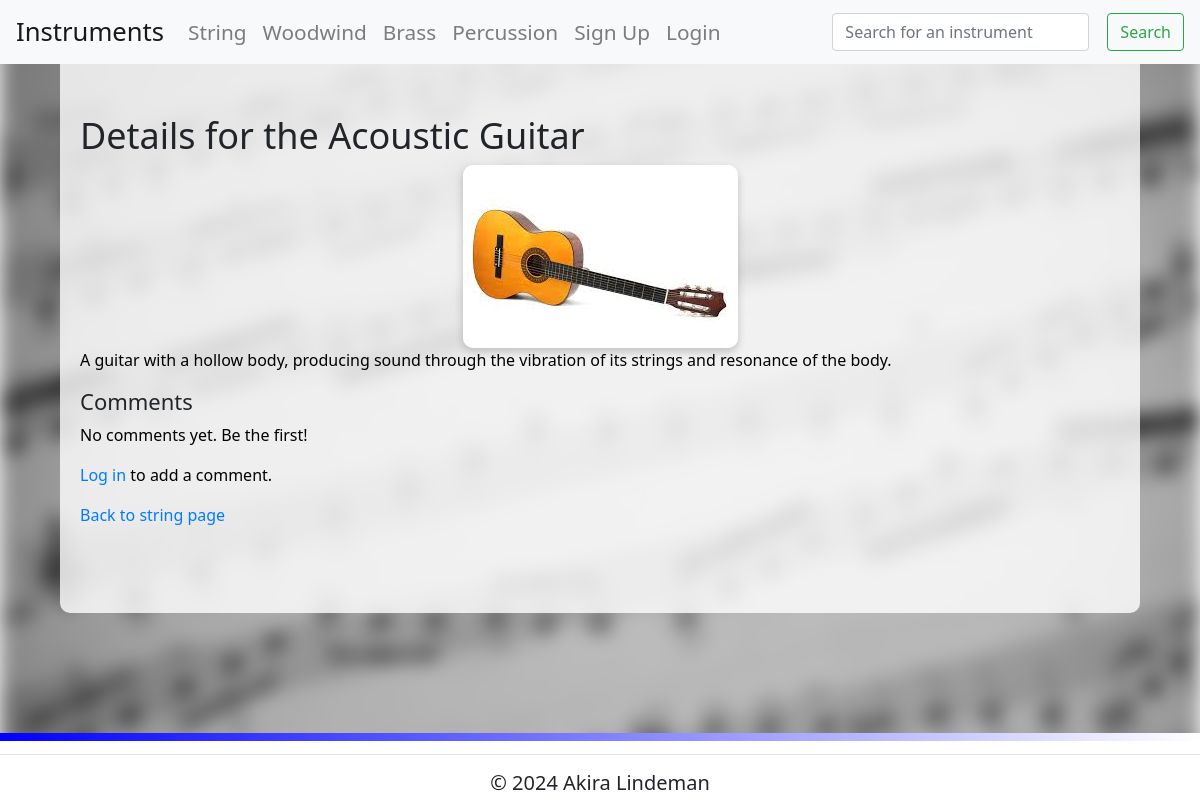
The page /instrument/5 on the database as committed earlier.
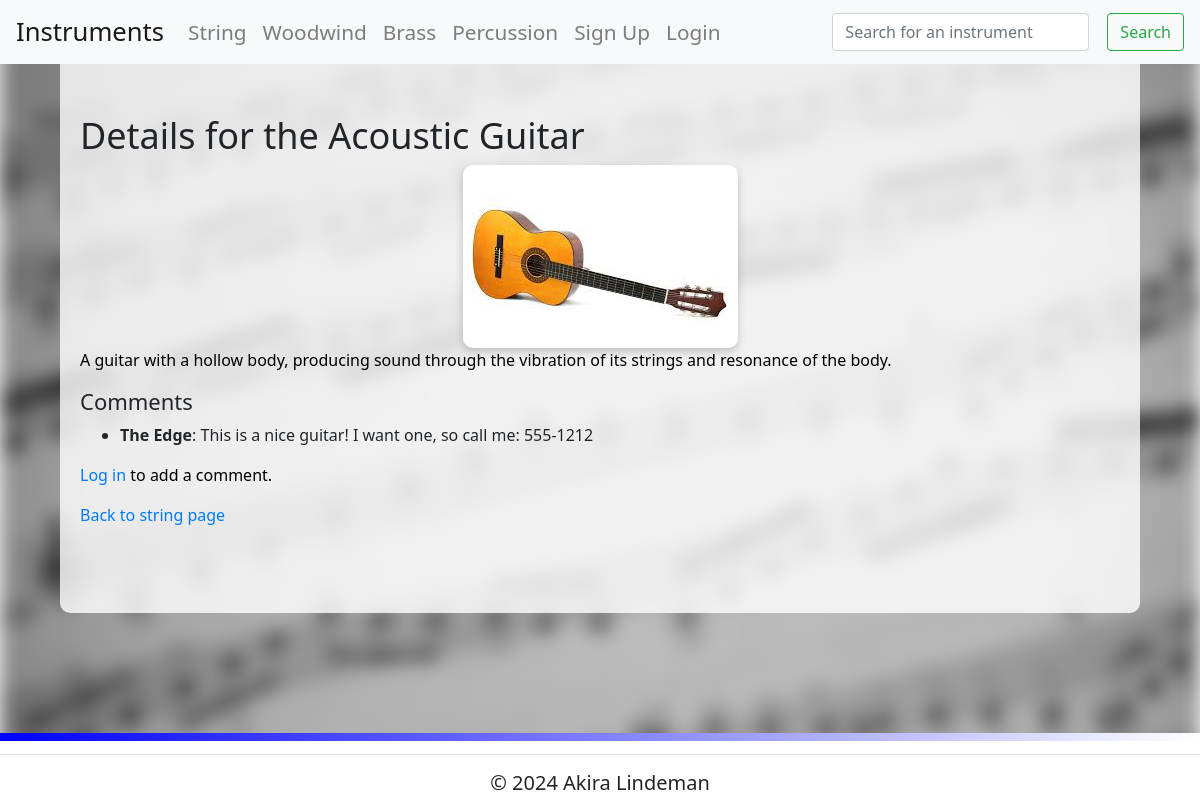
The same page on the database as committed later.
### tables this page shows
CREATE TABLE Instrument (id INTEGER PRIMARY KEY, name TEXT, familyid INTEGER REFERENCES InstrumentFamily (id), description TEXT, image TEXT);

CREATE TABLE InstrumentFamily (id INTEGER PRIMARY KEY, name TEXT);

CREATE TABLE Comments (id INTEGER PRIMARY KEY, instrument_id INTEGER REFERENCES Instrument (id), user_id INTEGER REFERENCES Users (id), comment TEXT, comment_status INTEGER);

CREATE TABLE Users (id INTEGER PRIMARY KEY AUTOINCREMENT, username TEXT, password TEXT, admin INTEGER);

### routes.py (the view)
@app.route('/instrument/<int:instrument_id>')
def instrument_details(instrument_id):
    try:
        if 'user_id' not in session:
            session['next'] = request.url
        query = "SELECT COUNT(1) FROM Instrument WHERE id = ?"
        instrument_exists = sql_queries(query, (instrument_id,), 'fetchone')
        if not instrument_exists or not instrument_exists[0]:  # No instrument found
            raise KeyError
        instrument_query = """
        SELECT Instrument.id, Instrument.name, Instrument.description,
        Instrument.image, InstrumentFamily.id, InstrumentFamily.name
        FROM Instrument
        JOIN InstrumentFamily ON Instrument.familyid = InstrumentFamily.id
        WHERE Instrument.id = ?
        """
        instrument = sql_queries(instrument_query, (instrument_id,), 'fetchone')
        if instrument is None:
            abort(404)
        comments_query = """
        SELECT Comments.id, Comments.comment, Users.username, Comments.user_id
        FROM Comments
        JOIN Users ON Comments.user_id = Users.id
        WHERE Comments.instrument_id = ? AND Comments.comment_status = 1
        """
        comments = sql_queries(comments_query, (instrument_id,), 'fetchall')
        return render_template('instrument.html', instrument=instrument, comments=comments)
    except KeyError:
        abort(404)
    except Exception as e:
        print(f"General Exception occurred: {e}")
        abort(500, description=str(e))

### routes.py (called while the page is built)
def sql_queries(query, params, option):
    connection = sqlite3.connect('instruments.db')
    cursor = connection.cursor()
    cursor.execute(query, params)
    if option == 'fetchone':
        result = cursor.fetchone()
    elif option == 'fetchall':
        result = cursor.fetchall()
    elif option == 'commit':
        connection.commit()
        result = None
    connection.close()
    return result

@app.before_request
def limit_url_length():
    MAX_URL_LENGTH = 200  # Set your URL length limit
    if len(request.path) > MAX_URL_LENGTH:
        abort(414)

### templates/instrument.html (shortened to what this page needs)
{% extends 'layout.html' %}
{% block content %}
  <div id="content">
    {% if instrument %}
      <h1>Details for the {{ instrument[1] }}</h1>
      <img src="{{ instrument[3] }}" alt="Image of {{ instrument[1] }}" class="instrument-image">
      <p>{{ instrument[2] }}</p>
      <h2>Comments</h2>
      {% if comments %}
      <ul>
        {% for comment in comments %}
          <li>
            <strong>{{ comment[2] }}</strong>: {{ comment[1] }}
          </li>
        {% endfor %}
      </ul>
      {% else %}
        <p>No comments yet. Be the first!</p>
      {% endif %}
      {% if session.get('user_id') %}
        <a href="{{ url_for('add_comment', instrument_id=instrument[0]) }}" class="btn btn-primary">Add Comment</a>
      {% else %}
        <p><a href="{{ url_for('login') }}">Log in</a> to add a comment.</p>
      {% endif %}
      {% if instrument[5] %}
        <p><a href="{{ url_for(instrument[5] | lower) }}">Back to {{ instrument[5] }} page</a></p>
      {% else %}
        <p><a href="{{ url_for('instrument_list') }}">Back to instrument list</a></p>
      {% endif %}
    {% else %}
      <p>Instrument not found.</p>
    {% endif %}
  </div>
{% endblock %}

### templates/layout.html (shortened to what this page needs)
<!DOCTYPE html>
<html>
<head>
    <link rel="stylesheet" href="https://stackpath.bootstrapcdn.com/bootstrap/4.3.1/css/bootstrap.min.css">
    <link rel="stylesheet" href="{{ url_for('static', filename='style.css') }}">
</head>
<body class="{% if messages %}has-flash-messages{% else %}no-flash-messages{% endif %}">
    <div class="container-with-background">
    <nav>
        {% include "nav.html" %}
    </nav>
        <div class="container mt-4">
            {% block content %}
            {% endblock %}
        </div>
        <footer class="footer">
            <hr>
            <h2>&copy; 2024 Akira Lindeman</h2>
        </footer>
    </div>
</body>
</html>

### templates/nav.html (shortened to what this page needs)
<nav class="navbar navbar-expand-lg navbar-light bg-light fixed-top">
  <a class="navbar-brand" href="/string">Instruments</a>
  <div class="collapse navbar-collapse" id="navbarNav">
    <ul class="navbar-nav">
      <li class="nav-item"><a class="nav-link" href="/string">String</a></li>
      <li class="nav-item"><a class="nav-link" href="/woodwind">Woodwind</a></li>
      <li class="nav-item"><a class="nav-link" href="/brass">Brass</a></li>
      <li class="nav-item"><a class="nav-link" href="/percussion">Percussion</a></li>
      {% if session.get('user_id') %}
        <li class="nav-item"><a class="nav-link" href="/logout">Logout</a></li>
      {% else %}
        <li class="nav-item"><a class="nav-link" href="/signup">Sign Up</a></li>
        <li class="nav-item"><a class="nav-link" href="/login">Login</a></li>
      {% endif %}
    </ul>
    <form class="form-inline ml-auto" action="/search" method="GET">
      <input class="form-control mr-sm-2" type="search" name="search" placeholder="Search for an instrument" aria-label="Search" required maxlength="50">
      <button class="btn btn-outline-success my-2 my-sm-0" type="submit">Search</button>
    </form>
  </div>
</nav>

### static/style.css (style rules this page uses)
html, body { height: 100%; margin: 0; }
.navbar { margin-bottom: 20px; }
.navbar-brand { font-size: 1.6em; }
.nav-item .nav-link { font-size: 1.3em; color: #555; }
.form-inline .form-control { width: auto; }
.form-inline .btn { margin-left: 10px; }
body::before { content: ""; position: fixed; top: 0; left: 0; width: 100%; height: 100%; background-image: url("/static/pictures/background.jpeg"); background-repeat: no-repeat; background-position: center; background-attachment: fixed; background-size: cover; filter: blur(10px); z-index: -1; pointer-events: none; }
.container-with-background { background-color: rgba(255, 255, 255, 0.8); max-width: 90%; width: 100%; margin: 40px auto; border-radius: 10px; }
p { color: rgb(0, 0, 0); }
.instrument-image { max-width: 100%; max-height: 400px; width: auto; height: auto; object-fit: contain; border-radius: 10px; box-shadow: 0 4px 8px rgba(0, 0, 0, 0.2); margin: 0 auto; display: block; }
.footer::before { content: ''; background: linear-gradient(to right, blue, white); height: 8px; width: 100%; position: absolute; top: 0; left: 0; }
.container { grid-row: 2; padding: 20px; padding-bottom: 70px; }
.footer { position: fixed; bottom: 0; left: 0; width: 100%; background-color: #ffffff; text-align: center; padding: 5px 0; }
.footer h2 { font-size: 20px; margin: 0; }

Rows that differ between the two databases and show on the page:
added Comments: username "The Edge", comment "This is a nice guitar! I want one, so call me: 555-1212"
Other text that changed with them:
text no longer shown: "No comments yet. Be the first!"
